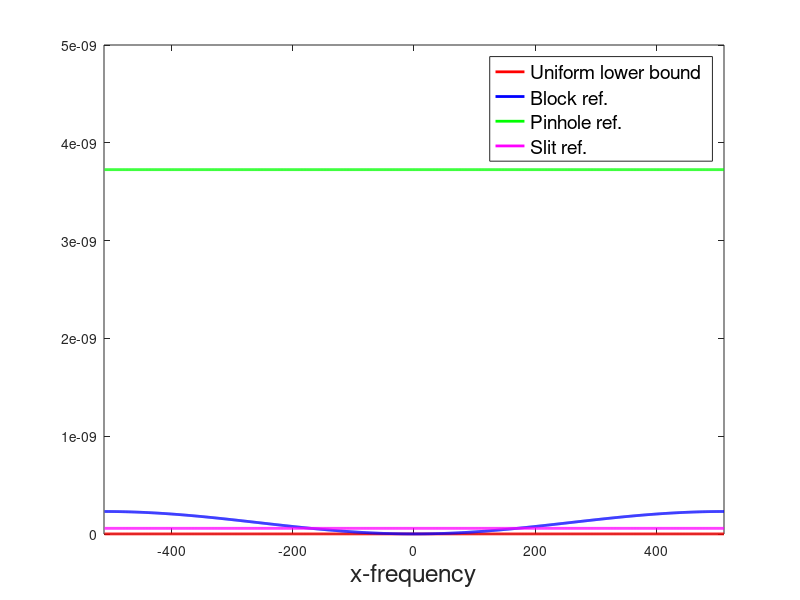

Recreate this plot in MATLAB.
clear all
n=64;
m=1024;
bndry=511;
for k1=-bndry:bndry+1
    k2=0;
    lower_bnd(k1+bndry+1)=1/(m^4);
    scaler_b(k1+bndry+1)=( (1/(m^2))+2*((n-1)/(m^2))*(1-cos(2*pi*k1/m)) )*( (1/(m^2))+2*((n-1)/(m^2))*(1-cos(2*pi*k2/m)));
    scaler_p(k1+bndry+1)=((n^2)/(m^4));
    scaler_s(k1+bndry+1)=(n/(m^2))*( (1/(m^2))+2*((n-1)/(m^2))*(1-cos(2*pi*k2/m)));
end
figure;
plot([-bndry:bndry+1],lower_bnd,'red','LineWidth',2)
hold on;
plot([-bndry:bndry+1],scaler_b,'blue','LineWidth',2)
hold on;
plot([-bndry:bndry+1],scaler_p,'green','LineWidth',2)
hold on;
plot([-bndry:bndry+1],scaler_s,'magenta','LineWidth',2)
hold off
legend({'Uniform lower bound','Block ref.', 'Pinhole ref.', 'Slit ref.'},'FontSize',14)
xlabel('x-frequency','FontSize',18)
xlim([-512,512])